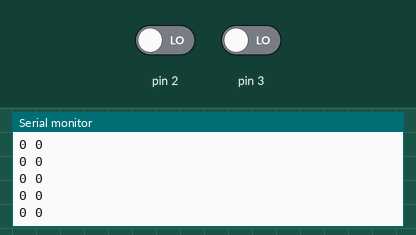
A sketch run on a simulated Arduino Uno, built with avr-gcc and run on an emulated ATmega328P. On the bench: the last lines printed to the serial monitor. Inputs (shaded band) come from the test bench; at power-on: pin 2 LOW, pin 3 LOW.

Above: at 1.2 s.
1.3 s: pin 2 driven HIGH
At 2.2 s:
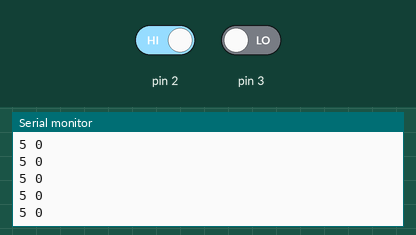
2.8 s: pin 3 driven HIGH
At 3.4 s:
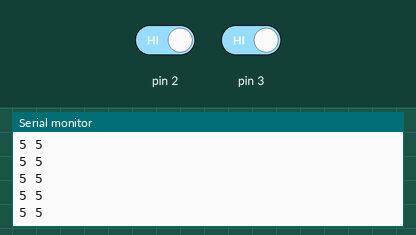
4.3 s: pin 2 driven LOW
At 5.4 s:
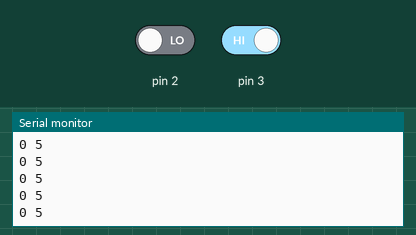

Measured:
- after the input at 1.3 s, the serial monitor: prints a new line after 0.07 s (image 1)
- after the input at 2.8 s, the serial monitor: prints a new line after 0.07 s (image 2)
- after the input at 4.3 s, the serial monitor: prints a new line after 0.07 s (image 3)

The sketch:

encoder.ino
```cpp
/* Code to plot encoder value */
volatile long int encoder_pos;

void setup() {
  Serial.begin(9600);
  pinMode(2,INPUT);
  pinMode(3,INPUT);
}

void loop() {
  // put your main code here, to run repeate
  print_cuad();
}

void print_cuad(){
  int a = digitalRead(2);
  int b = digitalRead(3);
  Serial.print(a*5);
  Serial.print(" ");
  Serial.print(b*5);
  Serial.println();
}
```
